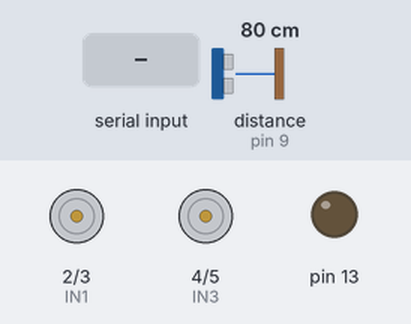
A sketch run on a simulated Arduino Uno, built with avr-gcc and run on an emulated ATmega328P. On the bench: motor-driver pin pairs drawn as motors (green arrow = first pin HIGH = forward, orange = second pin HIGH = backward, longer = more drive), output pins drawn as LEDs (lit = HIGH). Wiring (inferred from the names in the program): ultrasonic range finder: trigger pin 8; echo pin 9. The test bench sets the inputs (shaded band); at power-on: distance to the obstacle (sensor on pin 9) 80 cm. The echo pulse lasts 58.3 µs per cm; pins used as bus, display or sensor lines are not drawn; what the sketch prints to the serial monitor is not drawn.

Above: at 1.2 s.
1.3 s: "1" received over the second serial link
At 1.8 s:
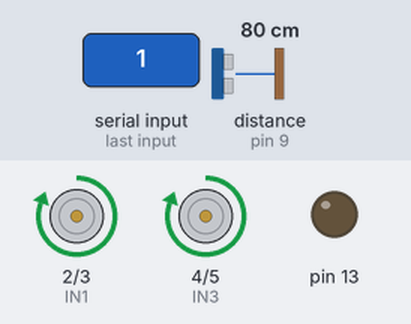
2.8 s: "4" received over the second serial link
At 3.7 s:
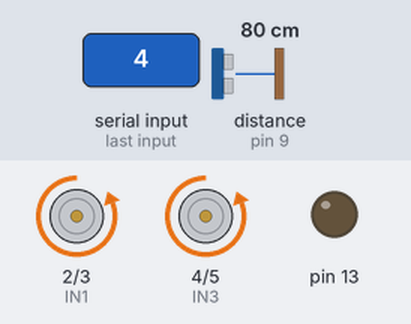
4.3 s: "3" received over the second serial link
At 5.5 s:
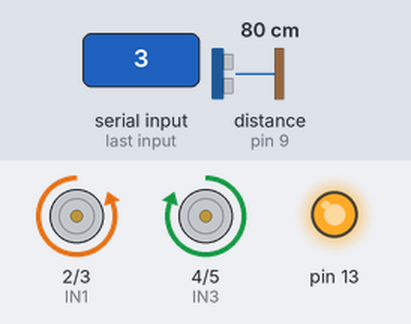
5.8 s: distance to the obstacle (sensor on pin 9) set to 19 cm
7.3 s: distance to the obstacle (sensor on pin 9) set to 15 cm
At 7.6 s:
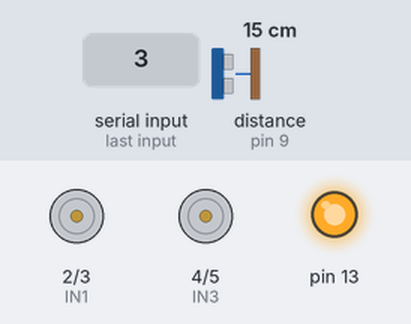
Timing chart, 0 to 9.8 s (numbered marks = the images above; inputs shaded):
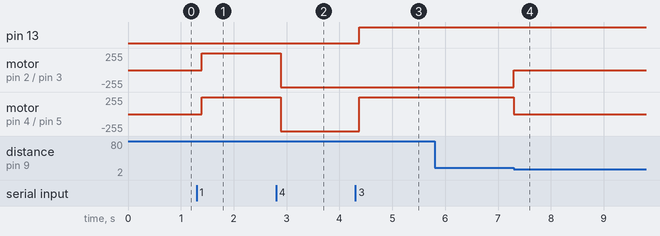

Measured:
- the behaviour switches between 17 and 16 cm on distance to the obstacle (sensor on pin 9) (found by bisection; images 3 and 4)
- after the input at 1.3 s, motor on pin 2 (IN1) / pin 3 (IN2), motor on pin 4 (IN3) / pin 5 (IN4): stopped → forward 255/255 after 0.10 s
- after the input at 2.8 s, motor on pin 2 (IN1) / pin 3 (IN2), motor on pin 4 (IN3) / pin 5 (IN4): forward 255/255 → backward 255/255 after 0.09 s
- after the input at 4.3 s, pin 13: LOW → HIGH after 0.08 s; motor on pin 4 (IN3) / pin 5 (IN4): backward 255/255 → forward 255/255 after 0.08 s
- after the input at 5.8 s, every drawn part: stays the same
- after the input at 7.3 s, motor on pin 2 (IN1) / pin 3 (IN2): backward 255/255 → stopped at once; motor on pin 4 (IN3) / pin 5 (IN4): forward 255/255 → stopped at once

The sketch:

Arduino_Controller.ino
```cpp
#include "SoftwareSerial.h"
SoftwareSerial serial_connection(10, 11);//Create a serial connection with TX and RX on these pins

const int trigPin = 8;
const int echoPin = 9;
// defines variables
long duration;
int distance;

const int IN1 = 2, IN2 = 3, IN3 = 4, IN4 = 5;
const int enable12 = 3 , enable34 = 9;

#define BUFFER_SIZE 64
char inData[BUFFER_SIZE];
char inChar=-1;
int count=0;
int i=0;
void setup()
{
  pinMode(trigPin, OUTPUT);
  pinMode(echoPin, INPUT);

  pinMode(IN1, OUTPUT);
  pinMode(IN2, OUTPUT);
  pinMode(IN3, OUTPUT);
  pinMode(IN4, OUTPUT);
  pinMode(13, OUTPUT);
  Serial.begin(9600);//Initialize communications to the serial monitor in the Arduino IDE
  serial_connection.begin(9600);//Initialize communications with the bluetooth module
  serial_connection.println("Ready!!!");//Send something to just start comms. This will never be seen.
  Serial.println("Started");//Tell the serial monitor that the sketch has started.
}
void loop()
{
  while(calDistance() <= 15){
//    Serial.println("Too close");
    brake();
//    reverse();
    delay(100);
    brake();
  }
  //This will prevent bufferoverrun errors
  byte byte_count=serial_connection.available();//This gets the number of bytes that were sent by the python script
  if(byte_count)//If there are any bytes then deal with them
  {
    Serial.println("Incoming Data");//Signal to the monitor that something is happening
    int first_bytes=byte_count;//initialize the number of bytes that we might handle.
    int remaining_bytes=0;//Initialize the bytes that we may have to burn off to prevent a buffer overrun
    if(first_bytes>=BUFFER_SIZE-1)//If the incoming byte count is more than our buffer...
    {
      remaining_bytes=byte_count-(BUFFER_SIZE-1);//Reduce the bytes that we plan on handleing to below the buffer size
    }
    for(i=0;i<first_bytes;i++)//Handle the number of incoming bytes
    {
      inChar=serial_connection.read();//Read one byte
      inData[i]=inChar;//Put it into a character string(array)
    }
    inData[i]='\0';
    char command = inData[i - 1];
    Serial.println(inData);

    if(command == '1' || command == '2'){
      Serial.println("anticlockwiseA");
      anticlockwiseA();
    }
    else if(command == '4' || command == '5'){
      Serial.println("anticlockwiseB");
      anticlockwiseB();
    }
    else if(command == '3'){
      Serial.println("forward");
      forward();
    }
    else{
      Serial.println("brake");
      brake();
    }

    for(i=0;i<remaining_bytes;i++)//This burns off any remaining bytes that the buffer can't handle.
    {
      inChar=serial_connection.read();
    }
  }
  delay(100);//Pause for a moment
}

void reverse()
{
  Serial.print("reverse");
  digitalWrite(13, HIGH);
  digitalWrite(IN1, HIGH);
  digitalWrite(IN2, LOW);
  digitalWrite(IN3, LOW);
  digitalWrite(IN4, HIGH);
}

void forward()
{
  Serial.print("forward");
  digitalWrite(13, HIGH);
  digitalWrite(IN1, LOW);
  digitalWrite(IN2, HIGH);
  digitalWrite(IN3, HIGH);
  digitalWrite(IN4, LOW);
}

void anticlockwiseA()
{
  Serial.print("A");
  digitalWrite(IN3, HIGH);
  digitalWrite(IN4, LOW);
  digitalWrite(IN1, HIGH);
  digitalWrite(IN2, LOW);
}

void anticlockwiseB()
{
  Serial.print("B");
  digitalWrite(IN1, LOW);
  digitalWrite(IN2, HIGH);
  digitalWrite(IN3, LOW);
  digitalWrite(IN4, HIGH);
}

//Motor Brake
void brake()
{
  digitalWrite(IN1, LOW);
  digitalWrite(IN2, LOW);
  digitalWrite(IN3, LOW);
  digitalWrite(IN4, LOW);
}


//Ultrasonic sensor
int calDistance(){
    digitalWrite(trigPin, LOW);
    delayMicroseconds(1000000);
    // Sets the trigPin on HIGH state for 10 micro seconds
    digitalWrite(trigPin, HIGH);
    delayMicroseconds(1000000);
    digitalWrite(trigPin, LOW);
    // Reads the echoPin, returns the sound wave travel time in microseconds
    duration = pulseIn(echoPin, HIGH);
    // Calculating the distance
    distance= duration*0.034/2;
    // Prints the distance on the Serial Monitor
//    Serial.print("Distance: ");
//    Serial.println(distance);
    return distance;
}
```
